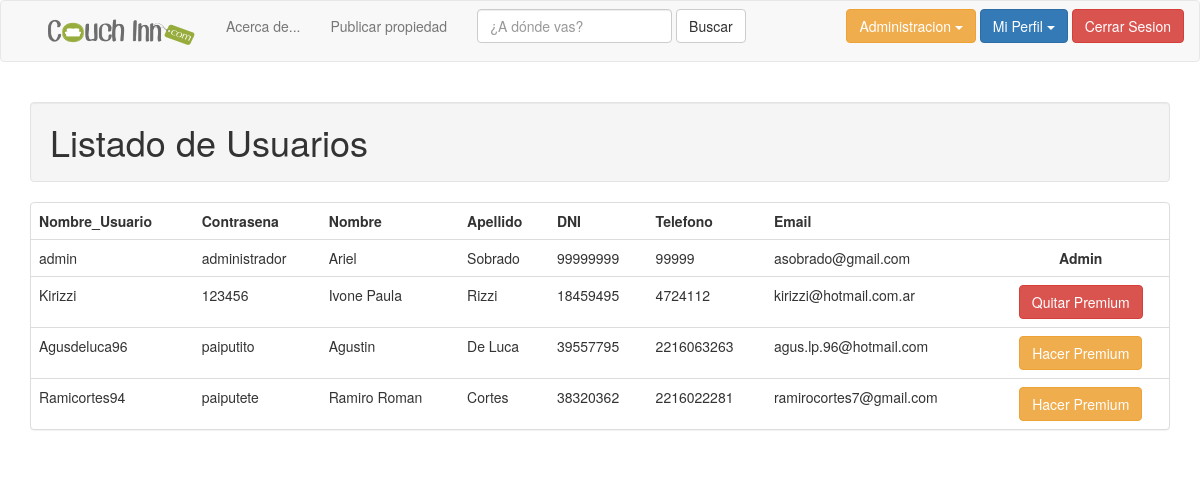
The app's page /users_list.php (signed in) with its own data.
### tables this page shows
CREATE TABLE `usuario` (
  `id_usuario` int(11) NOT NULL,
  `nombre_usuario` varchar(24) NOT NULL,
  `contrasena` varchar(16) NOT NULL,
  `nombre` varchar(100) NOT NULL,
  `apellido` varchar(100) NOT NULL,
  `rol` int(1) NOT NULL DEFAULT '1',
  `dni` int(8) NOT NULL,
  `id_ubicacion` int(11) NOT NULL,
  `email` varchar(100) NOT NULL,
  `telefono` varchar(100) NOT NULL,
  `fecha_registro` date NOT NULL
);

### web/users_list.php (the view, shortened to what this page needs)
<!DOCTYPE html>
<html lang="en">
  	<head>
	    <link href="css/bootstrap.min.css" rel="stylesheet" media="screen">
  	</head>
  	<body>
    	<?php
		if (isset ($_SESSION['rol'])){
			if (($_SESSION['rol'] == 1) || ($_SESSION['rol'] == 2)){
				header("Location: index.php");
			}
			else{
				include 'admin_taskbar.php';
			}
		}
		else{
			header("Location: index.php");
		}
		?>
		<div class="container">
			<h1 class="well">Listado de Usuarios</h1>
				<form name="form" method="post" action="user_premium_manager.php">
					<div class="panel panel-default">
						<table class="table">
						    <tr>
						    	<td><strong>Nombre_Usuario</strong></td>
								<td><strong>Contrasena</strong></td>
								<td><strong>Nombre</strong></td>
								<td><strong>Apellido</strong></td>
								<td><strong>DNI</strong></td>
								<td><strong>Telefono</strong></td>
								<td><strong>Email</strong></td>
							</tr>
							<?php
							$result = mysql_query("SELECT * FROM usuario");
							while ($tabla = mysql_fetch_array($result)){
								$var = $tabla["id_usuario"];
								?>
								<tr>
									<td> <?php echo $tabla["nombre_usuario"];?></td>
									<td> <?php echo $tabla["contrasena"];?></td>
									<td> <?php echo $tabla["nombre"];?></td>
									<td> <?php echo $tabla["apellido"];?></td>
									<td> <?php echo $tabla["dni"];?></td>
									<td> <?php echo $tabla["telefono"];?></td>
									<td> <?php echo $tabla["email"];?></td>
									<?php
										if ($tabla['rol'] == 1){
											?>
											<td> <center> <button type="submit" name="premium" id="premium" value="<?php echo htmlspecialchars($var);?>" class="btn btn-warning btn-group-xs">Hacer Premium</button> </td>
										<?php
										}
										else{
											if ($tabla['rol'] == 2){
												?>
												<td> <center> <button type="submit" name="regular" id="regular" value="<?php echo htmlspecialchars($var);?>" class="btn btn-danger btn-group-xs">Quitar Premium</button> </td>
											<?php
											}
											else{
												echo '<td><b><center>Admin</b></td>';
											}
										}
									?>
								</tr>
							<?php
							}
							?>
						  </table>
					</div>
				</form>
		</div>
  	</body>
</html>

### records on screen
usuario: nombre_usuario "admin", contrasena "administrador", nombre "Ariel", apellido "Sobrado", dni "99999999", telefono "99999", email "asobrado@gmail.com", rol "Admin"
usuario: nombre_usuario "Kirizzi", contrasena "123456", nombre "Ivone Paula", apellido "Rizzi", dni "18459495", telefono "4724112", email "kirizzi@hotmail.com.ar", $var 4 (drawn)
usuario: nombre_usuario "Agusdeluca96", contrasena "paiputito", nombre "Agustin", apellido "De Luca", dni "39557795", telefono "2216063263", email "agus.lp.96@hotmail.com", $var 11 (drawn)
usuario: nombre_usuario "Ramicortes94", contrasena "paiputete", nombre "Ramiro Roman", apellido "Cortes", dni "38320362", telefono "2216022281", email "ramirocortes7@gmail.com", $var 12 (drawn)
